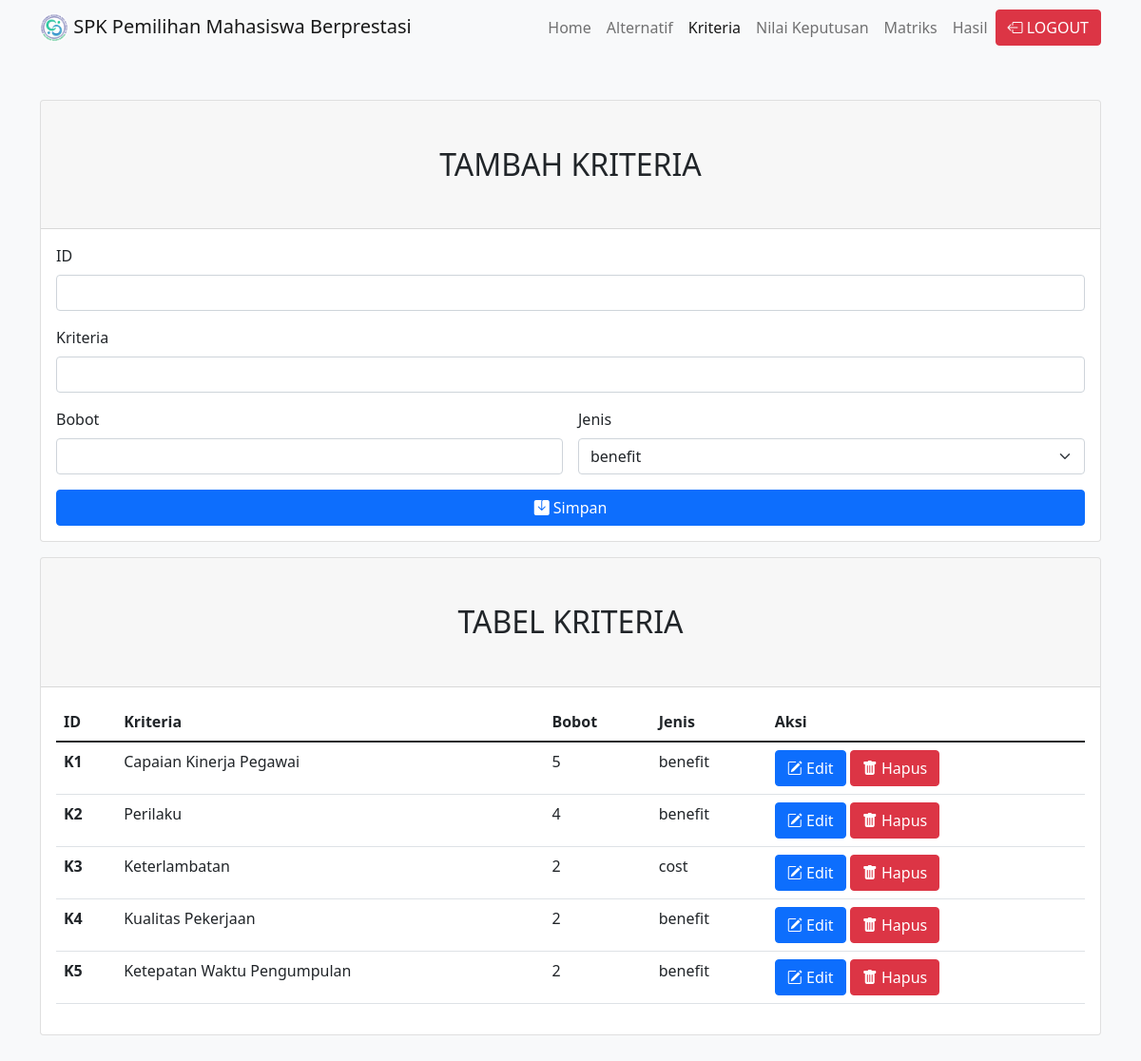
The page /kriteria.php (signed in) on the database its author committed.
### tables this page shows
CREATE TABLE `kriteria` (
  `id` varchar(3) NOT NULL,
  `nama` varchar(55) NOT NULL,
  `bobot` int(11) NOT NULL,
  `jenis` varchar(7) NOT NULL
);

### kriteria.php (the view, shortened to what this page needs)
<!DOCTYPE html>
<html>
<head>
    <link rel="stylesheet" href="assets/css/bootstrap.min.css" />
    <link rel="stylesheet" href="https://cdn.jsdelivr.net/npm/bootstrap-icons@1.6.1/font/bootstrap-icons.css">
    <link rel="stylesheet" type="text/css"
        href="https://cdn.datatables.net/v/bs5/dt-1.11.3/r-2.2.9/datatables.min.css" />
    <link rel="stylesheet"
        href="https://cdnjs.cloudflare.com/ajax/libs/twitter-bootstrap/5.1.3/css/bootstrap.min.css" />
</head>
<body class="bg-light">
    <nav class="navbar navbar-expand-lg navbar-light bg-light">
        <div class="container">
            <a class="navbar-brand" href="#">
                <img src="assets/img/logoPOLSUB-HD.png" alt="Logo BPS" width="30"
                    height="30" class="d-inline-block align-text-top">
                SPK Pemilihan Mahasiswa Berprestasi
            </a>
            <div class="collapse navbar-collapse" id="navbarSupportedContent">
                <ul class="navbar-nav ms-auto mb-2 mb-lg-0">
                    <li class="nav-item">
                        <a class="nav-link" href="index.php">Home</a>
                    </li>
                    <li class="nav-item">
                        <a class="nav-link" href="alternatif.php">Alternatif</a>
                    </li>
                    <li class="nav-item">
                        <a class="nav-link active" aria-current="page" href="#">Kriteria</a>
                    </li>
                    <li class="nav-item">
                        <a class="nav-link" href="nilai_keputusan.php">Nilai Keputusan</a>
                    </li>
                    <li class="nav-item">
                        <a class="nav-link" href="matriks.php">Matriks</a>
                    </li>
                    <li class="nav-item">
                        <a class="nav-link" href="hasil.php">Hasil</a>
                    </li>
                </ul>
                <?php
                if (empty($_SESSION['status'])) {
                ?>
                <ul class="navbar-nav">
                    <li>
                        <button type="button" class="btn btn-outline-primary" data-bs-toggle="modal"
                            data-bs-target="#exampleModal">
                            <i class="bi bi-box-arrow-in-left"></i> LOGIN
                        </button>
                    </li>
                </ul>
                <div class="modal fade" id="exampleModal" tabindex="-1" aria-labelledby="exampleModalLabel"
                    aria-hidden="true">
                    <div class="modal-dialog modal-dialog-centered">
                        <div class="modal-content">
                            <div class="modal-header">
                                <h5 class="modal-title" id="exampleModalLabel">LOGIN</h5>
                                <button type="button" class="btn-close" data-bs-dismiss="modal"
                                    aria-label="Close"></button>
                            </div>
                            <form method="post" action="login.php">
                                <div class="modal-body">
                                    <div class="mb-3">
                                        <label class="form-label">Username</label>
                                        <input class="form-control" name="username" type="text" />
                                    </div>
                                    <div class="mb-3">
                                        <label class="form-label">Password</label>
                                        <input class="form-control" name="password" type="password" />
                                    </div>
                                </div>
                                <div class="modal-footer">
                                    <button type="button" class="btn btn-secondary"
                                        data-bs-dismiss="modal">Close</button>
                                    <button type="submit" name="login" class="btn btn-primary">Login</login>
                                </div>
                            </form>
                        </div>
                    </div>
                </div>
                <?php
                } else {
                ?>
                <a class="btn btn-danger" href="logout.php"><i class="bi bi-box-arrow-left"></i> LOGOUT</a>
                <?php
                }
                ?>
            </div>
        </div>
    </nav>
    <?php
    if (empty($_SESSION['status'])) {
    ?>
    <main class="container py-5">
        <span>Anda belum login, silahkan login terlebih dahulu</span>
    </main>
    <?php
    } else if ($_SESSION['status'] == 'pimpinan') {
    ?>
    <main class="container py-5">
        <span>Hanya Kasubag TU yang dapat mengakses halaman ini</span>
    </main>
    <?php
    } else if ($_SESSION['status'] == 'kasubag_tu') {
    ?>
    <main class="container py-5">
        <form class="card mb-3" method="post" action="tambah_kriteria.php">
            <h2 class="card-header py-5 text-center">TAMBAH KRITERIA</h2>
            <div class="card-body">
                <div class="mb-3">
                    <label class="form-label">ID</label>
                    <input class="form-control" name="id" type="text" />
                </div>
                <div class="mb-3">
                    <label class="form-label">Kriteria</label>
                    <input class="form-control" name="kriteria" type="text" />
                </div>
                <div class="row g-3 mb-3">
                    <div class="col">
                        <label class="form-label">Bobot</label>
                        <input class="form-control" name="bobot" type="number" />
                    </div>
                    <div class="col">
                        <label class="form-label">Jenis</label>
                        <select class="form-select" name="jenis">
                            <option value="benefit">benefit</option>
                        </select>
                    </div>
                </div>
                <button type="submit" class="btn btn-primary" style="width: 100%;"><i class="bi bi-save-fill"></i>
                    Simpan</button>
            </div>
        </form>
        <div class="card">
            <h2 class="card-header py-5 text-center">TABEL KRITERIA</h2>
            <div class="card-body">
                <table class="table nowrap" style="width: 100%;">
                    <thead>
                        <tr>
                            <th scope="col">ID</th>
                            <th scope="col">Kriteria</th>
                            <th scope="col">Bobot</th>
                            <th scope="col">Jenis</th>
                            <th scope="col">Aksi</th>
                        </tr>
                    </thead>
                    <tbody>
                        <?php
                            include('koneksi.php');
                            $sql = 'SELECT * FROM kriteria';
                            $result = mysqli_query($conn, $sql);
                            while ($row = mysqli_fetch_array($result)) {
                            ?>
                        <tr>
                            <th scope="row"><?php echo $row['id'] ?></th>
                            <td><?php echo $row['nama'] ?></td>
                            <td><?php echo $row['bobot'] ?></td>
                            <td><?php echo $row['jenis'] ?></td>
                            <td><a type="button" class="btn btn-primary" data-bs-toggle="modal"
                                    data-bs-target="#modalEdit<?php echo $row['id']; ?>"><i
                                        class="bi bi-pencil-square"></i> Edit</a>
                                <a class="btn btn-danger" href="hapus_kriteria.php?id=<?php echo $row['id'] ?>"
                                    onclick="return confirm('Apakah anda ingin menghapus kriteria <?php echo $row['nama'] ?>')"><i
                                        class="bi bi-trash-fill"></i> Hapus</a>
                            </td>
                        </tr>
                        <?php
                            }
                            ?>
                    </tbody>
                </table>
            </div>
        </div>
    </main>
    <?php
    }
    ?>
</body>
</html>

### rows shown on the page
kriteria: id "K1", nama "Capaian Kinerja Pegawai", bobot "5", jenis "benefit"
kriteria: id "K2", nama "Perilaku", bobot "4", jenis "benefit"
kriteria: id "K3", nama "Keterlambatan", bobot "2", jenis "cost"
kriteria: id "K4", nama "Kualitas Pekerjaan", bobot "2", jenis "benefit"
kriteria: id "K5", nama "Ketepatan Waktu Pengumpulan", bobot "2", jenis "benefit"
